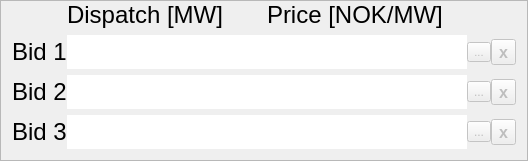
                   <widget class="QFrame" name="market_QFrame_bids">
                    <property name="styleSheet">
                     <string notr="true"/>
                    </property>
                    <property name="frameShape">
                     <enum>QFrame::StyledPanel</enum>
                    </property>
                    <property name="frameShadow">
                     <enum>QFrame::Raised</enum>
                    </property>
                    <layout class="QVBoxLayout" name="verticalLayout_12">
                     <property name="topMargin">
                      <number>0</number>
                     </property>
                     <property name="rightMargin">
                      <number>11</number>
                     </property>
                     <item>
                      <layout class="QGridLayout" name="gridLayout_11">
                       <property name="bottomMargin">
                        <number>0</number>
                       </property>
                       <property name="horizontalSpacing">
                        <number>0</number>
                       </property>
                       <item row="3" column="4">
                        <widget class="QToolButton" name="market_button_delete_bid3">
                         <property name="enabled">
                          <bool>false</bool>
                         </property>
                         <property name="font">
                          <font>
                           <pointsize>12</pointsize>
                           <weight>75</weight>
                           <bold>true</bold>
                          </font>
                         </property>
                         <property name="styleSheet">
                          <string notr="true"/>
                         </property>
                         <property name="text">
                          <string>x</string>
                         </property>
                         <property name="icon">
                          <iconset>
                           <normaloff>../../../.designer/Resources/cross_black.png</normaloff>../../../.designer/Resources/cross_black.png</iconset>
                         </property>
                         <property name="iconSize">
                          <size>
                           <width>20</width>
                           <height>20</height>
                          </size>
                         </property>
                        </widget>
                       </item>
                       <item row="1" column="4">
                        <widget class="QToolButton" name="market_button_delete_bid1">
                         <property name="enabled">
                          <bool>false</bool>
                         </property>
                         <property name="font">
                          <font>
                           <pointsize>12</pointsize>
                           <weight>75</weight>
                           <bold>true</bold>
                          </font>
                         </property>
                         <property name="styleSheet">
                          <string notr="true"/>
                         </property>
                         <property name="text">
                          <string>x</string>
                         </property>
                         <property name="icon">
                          <iconset>
                           <normaloff>../../../.designer/Resources/cross_black.png</normaloff>../../../.designer/Resources/cross_black.png</iconset>
                         </property>
                         <property name="iconSize">
                          <size>
                           <width>20</width>
                           <height>20</height>
                          </size>
                         </property>
                        </widget>
                       </item>
                       <item row="2" column="4">
                        <widget class="QToolButton" name="market_button_delete_bid2">
                         <property name="enabled">
                          <bool>false</bool>
                         </property>
                         <property name="font">
                          <font>
                           <pointsize>12</pointsize>
                           <weight>75</weight>
                           <bold>true</bold>
                          </font>
                         </property>
                         <property name="styleSheet">
                          <string notr="true"/>
                         </property>
                         <property name="text">
                          <string>x</string>
                         </property>
                         <property name="icon">
                          <iconset>
                           <normaloff>../../../.designer/Resources/cross_black.png</normaloff>../../../.designer/Resources/cross_black.png</iconset>
                         </property>
                         <property name="iconSize">
                          <size>
                           <width>20</width>
                           <height>20</height>
                          </size>
                         </property>
                        </widget>
                       </item>
                       <item row="0" column="2">
                        <widget class="QLabel" name="label_147">
                         <property name="font">
                          <font>
                           <pointsize>18</pointsize>
                          </font>
                         </property>
                         <property name="styleSheet">
                          <string notr="true"/>
                         </property>
                         <property name="text">
                          <string>Price [NOK/MW]</string>
                         </property>
                        </widget>
                       </item>
                       <item row="0" column="1">
                        <widget class="QLabel" name="label_146">
                         <property name="font">
                          <font>
                           <pointsize>18</pointsize>
                          </font>
                         </property>
                         <property name="styleSheet">
                          <string notr="true"/>
                         </property>
                         <property name="text">
                          <string>Dispatch [MW]</string>
                         </property>
                        </widget>
                       </item>
                       <item row="2" column="2">
                        <widget class="QLineEdit" name="market_lineEdit_price_bid2">
                         <property name="maximumSize">
                          <size>
                           <width>200</width>
                           <height>16777215</height>
                          </size>
                         </property>
                         <property name="font">
                          <font>
                           <pointsize>18</pointsize>
                          </font>
                         </property>
                         <property name="styleSheet">
                          <string notr="true"/>
                         </property>
                         <property name="frame">
                          <bool>false</bool>
                         </property>
                         <property name="readOnly">
                          <bool>true</bool>
                         </property>
                        </widget>
                       </item>
                       <item row="2" column="1">
                        <widget class="QLineEdit" name="market_lineEdit_dispatch_bid2">
                         <property name="maximumSize">
                          <size>
                           <width>200</width>
                           <height>16777215</height>
                          </size>
                         </property>
                         <property name="font">
                          <font>
                           <pointsize>18</pointsize>
                          </font>
                         </property>
                         <property name="styleSheet">
                          <string notr="true"/>
                         </property>
                         <property name="frame">
                          <bool>false</bool>
                         </property>
                         <property name="readOnly">
                          <bool>true</bool>
                         </property>
                        </widget>
                       </item>
                       <item row="1" column="1">
                        <widget class="QLineEdit" name="market_lineEdit_dispatch_bid1">
                         <property name="maximumSize">
                          <size>
                           <width>200</width>
                           <height>16777215</height>
                          </size>
                         </property>
                         <property name="font">
                          <font>
                           <pointsize>18</pointsize>
                          </font>
                         </property>
                         <property name="styleSheet">
                          <string notr="true"/>
                         </property>
                         <property name="inputMethodHints">
                          <set>Qt::ImhUppercaseOnly</set>
                         </property>
                         <property name="frame">
                          <bool>false</bool>
                         </property>
                         <property name="readOnly">
                          <bool>true</bool>
                         </property>
                         <property name="clearButtonEnabled">
                          <bool>false</bool>
                         </property>
                        </widget>
                       </item>
                       <item row="3" column="1">
                        <widget class="QLineEdit" name="market_lineEdit_dispatch_bid3">
                         <property name="maximumSize">
                          <size>
                           <width>200</width>
                           <height>16777215</height>
                          </size>
                         </property>
                         <property name="font">
                          <font>
                           <pointsize>18</pointsize>
                          </font>
                         </property>
                         <property name="styleSheet">
                          <string notr="true"/>
                         </property>
                         <property name="frame">
                          <bool>false</bool>
                         </property>
                         <property name="readOnly">
                          <bool>true</bool>
                         </property>
                        </widget>
                       </item>
                       <item row="3" column="2">
                        <widget class="QLineEdit" name="market_lineEdit_price_bid3">
                         <property name="maximumSize">
                          <size>
                           <width>200</width>
                           <height>16777215</height>
                          </size>
                         </property>
                         <property name="font">
                          <font>
                           <pointsize>18</pointsize>
                          </font>
                         </property>
                         <property name="styleSheet">
                          <string notr="true"/>
                         </property>
                         <property name="frame">
                          <bool>false</bool>
                         </property>
                         <property name="readOnly">
                          <bool>true</bool>
                         </property>
                        </widget>
                       </item>
                       <item row="1" column="0">
                        <widget class="QLabel" name="label_149">
                         <property name="sizePolicy">
                          <sizepolicy hsizetype="Fixed" vsizetype="Preferred">
                           <horstretch>0</horstretch>
                           <verstretch>0</verstretch>
                          </sizepolicy>
                         </property>
                         <property name="maximumSize">
                          <size>
                           <width>16777215</width>
                           <height>16777215</height>
                          </size>
                         </property>
                         <property name="font">
                          <font>
                           <pointsize>18</pointsize>
                          </font>
                         </property>
                         <property name="styleSheet">
                          <string notr="true"/>
                         </property>
                         <property name="text">
                          <string>Bid 1</string>
                         </property>
                        </widget>
                       </item>
                       <item row="1" column="2">
                        <widget class="QLineEdit" name="market_lineEdit_price_bid1">
                         <property name="maximumSize">
                          <size>
                           <width>200</width>
                           <height>16777215</height>
                          </size>
                         </property>
                         <property name="font">
                          <font>
                           <pointsize>18</pointsize>
                          </font>
                         </property>
                         <property name="styleSheet">
                          <string notr="true"/>
                         </property>
                         <property name="frame">
                          <bool>false</bool>
                         </property>
                         <property name="readOnly">
                          <bool>true</bool>
                         </property>
                        </widget>
                       </item>
                       <item row="2" column="0">
                        <widget class="QLabel" name="label_150">
                         <property name="font">
                          <font>
                           <pointsize>18</pointsize>
                          </font>
                         </property>
                         <property name="styleSheet">
                          <string notr="true"/>
                         </property>
                         <property name="text">
                          <string>Bid 2</string>
                         </property>
                        </widget>
                       </item>
                       <item row="3" column="0">
                        <widget class="QLabel" name="label_151">
                         <property name="font">
                          <font>
                           <pointsize>18</pointsize>
                          </font>
                         </property>
                         <property name="styleSheet">
                          <string notr="true"/>
                         </property>
                         <property name="text">
                          <string>Bid 3</string>
                         </property>
                        </widget>
                       </item>
                       <item row="1" column="3">
                        <widget class="QToolButton" name="market_button_accept_bid1">
                         <property name="enabled">
                          <bool>false</bool>
                         </property>
                         <property name="font">
                          <font>
                           <pointsize>8</pointsize>
                          </font>
                         </property>
                         <property name="text">
                          <string>...</string>
                         </property>
                         <property name="icon">
                          <iconset>
                           <normaloff>../../../.designer/Resources/Check_arrow_black.png</normaloff>../../../.designer/Resources/Check_arrow_black.png</iconset>
                         </property>
                         <property name="iconSize">
                          <size>
                           <width>20</width>
                           <height>20</height>
                          </size>
                         </property>
                        </widget>
                       </item>
                       <item row="2" column="3">
                        <widget class="QToolButton" name="market_button_accept_bid2">
                         <property name="enabled">
                          <bool>false</bool>
                         </property>
                         <property name="text">
                          <string>...</string>
                         </property>
                         <property name="icon">
                          <iconset>
                           <normaloff>../../../.designer/Resources/Check_arrow_black.png</normaloff>../../../.designer/Resources/Check_arrow_black.png</iconset>
                         </property>
                         <property name="iconSize">
                          <size>
                           <width>20</width>
                           <height>20</height>
                          </size>
                         </property>
                        </widget>
                       </item>
                       <item row="3" column="3">
                        <widget class="QToolButton" name="market_button_accept_bid3">
                         <property name="enabled">
                          <bool>false</bool>
                         </property>
                         <property name="inputMethodHints">
                          <set>Qt::ImhNone</set>
                         </property>
                         <property name="text">
                          <string>...</string>
                         </property>
                         <property name="icon">
                          <iconset>
                           <normaloff>../../../.designer/Resources/Check_arrow_black.png</normaloff>../../../.designer/Resources/Check_arrow_black.png</iconset>
                         </property>
                         <property name="iconSize">
                          <size>
                           <width>20</width>
                           <height>20</height>
                          </size>
                         </property>
                        </widget>
                       </item>
                      </layout>
                     </item>
                    </layout>
                   </widget>
